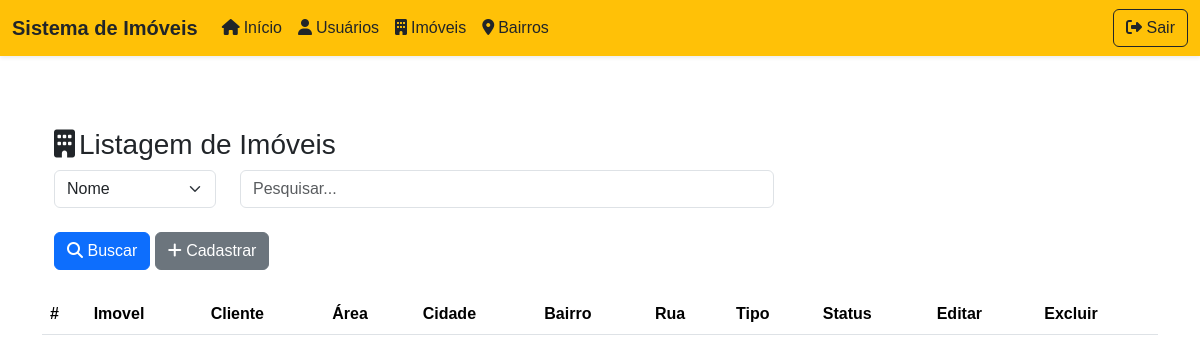
The page /admin/imovel/ImovelList.php on the database as committed earlier.
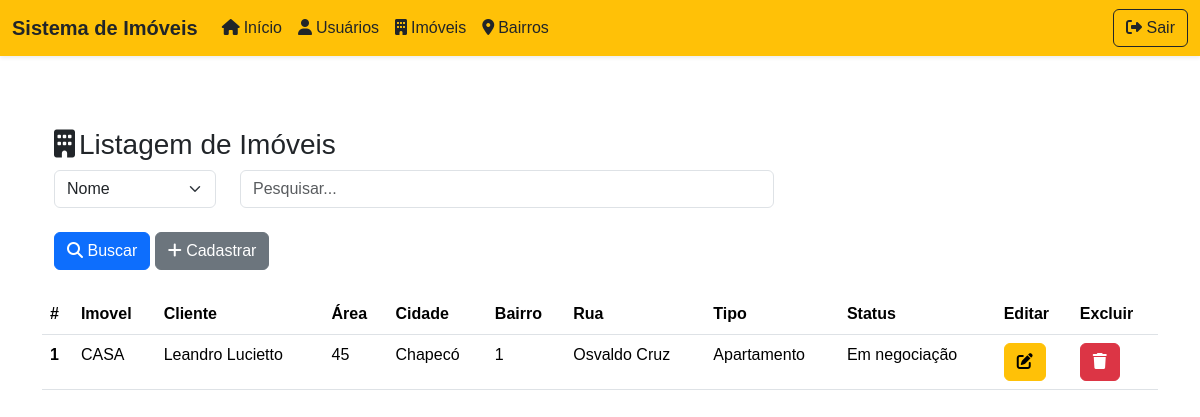
The same page on the database as committed later.
### tables this page shows
CREATE TABLE IF NOT EXISTS `imovel` (
  `id` int NOT NULL AUTO_INCREMENT,
  `nome` varchar(100) DEFAULT NULL,
  `cliente` varchar(150) DEFAULT NULL,
  `descricao` varchar(200) DEFAULT NULL,
  `valor` int DEFAULT NULL,
  `area` int DEFAULT NULL,
  `cidade` varchar(50) DEFAULT NULL,
  `estado` varchar(50) DEFAULT NULL,
  `idBairro` int DEFAULT NULL,
  `rua` varchar(100) DEFAULT NULL,
  `cep` varchar(20) DEFAULT NULL,
  `quartos` int DEFAULT NULL,
  `banheiros` int DEFAULT NULL,
  `vagas` int DEFAULT NULL,
  `tipo` varchar(50) DEFAULT NULL,
  `status` varchar(50) DEFAULT NULL,
  `capa` varchar(50) DEFAULT NULL,
  PRIMARY KEY (`id`)
);

### admin/db.class.php (called while the page is built, shortened)
<?php
class db {
    private $host = "localhost";
    private $user = "root";
    private $password = "";
    private $dbname ="bancoimoveis";
    private $table_name;
    public function __construct($table_name){
        $this->table_name = $table_name;
        return $this->conn();
    }
    function conn(){
        try{
            $conn = new PDO(
                "mysql:host=$this->host;dbname=$this->dbname",
                $this->user,
                $this->password,
                [
                    PDO::ATTR_ERRMODE,
                    PDO::ERRMODE_EXCEPTION,
                    PDO::MYSQL_ATTR_INIT_COMMAND =>"SET NAMES utf8"
                ]
            );
            return $conn;
        } catch(PDOException $e){
            echo "Erro: ". $e->getMessage();
        }
    }
    public function all(){
        $conn = $this->conn();
        $sql = "SELECT * FROM $this->table_name";
        $st = $conn->prepare( $sql);
        $st->execute();
        return $st->fetchAll(PDO::FETCH_CLASS);
    }
}

### admin/imovel/ImovelList.php (the view, shortened to what this page needs)
<?php
    include "../db.class.php";
    include_once "../../header.php";
    $db = new db('imovel');
    if (!empty($_POST)) {
        $dados = $db->search($_POST);
    } else {
        $dados = $db->all();
    }
?>
    <main>
    <div class="container mt-5">
        <div class="row">
            <h3><i class="fas fa-building me-1"></i>Listagem de Imóveis</h3>
            <form action="./ImovelList.php" method="post">
                <div class="row">
                    <div class="col-md-2">
                        <select name="tipo" class="form-select">
                            <option value="nome">Nome</option>
                        </select>
                    </div>
                    <div class="col-md-6">
                        <input type="text" name="valor" placeholder="Pesquisar..." class="form-control">
                    </div>
                </div>
                <div class="row">
                    <div class="col mt-4">
                        <button type="submit" class="btn btn-primary"><i class="fa-solid fa-magnifying-glass"></i> Buscar</button>
                        <a href="./ImovelForm.php" class="btn btn-secondary"><i class="fa-solid fa-plus"></i> Cadastrar</a>
                    </div>
                </div>
            </form>
        </div>
        <div class="row mt-4">
            <table class="table table-hover">
                <thead>
                    <tr>
                        <th>#</th>
                        <th>Imovel</th>
                        <th>Cliente</th>
                        <th>Área</th>
                        <th>Cidade</th>
                        <th>Bairro</th>
                        <th>Rua</th>
                        <th>Tipo</th>
                        <th>Status</th>
                        <th>Editar</th>
                        <th>Excluir</th>
                    </tr>
                </thead>
                <tbody>
                    <?php
                        foreach ($dados as $item) {
                            echo "
                            <tr>
                                <th scope='row'>{$item->id}</th>
                                <td>{$item->nome}</td>
                                <td>{$item->cliente}</td>
                                <td>{$item->area}</td>
                                <td>{$item->cidade}</td>
                                <td>{$item->idBairro}</td>
                                <td>{$item->rua}</td>
                                <td>{$item->tipo}</td>
                                <td>{$item->status}</td>
                                <td><a class='btn btn-warning' title='Editar' href='./ImovelForm.php?id={$item->id}'><i class='fa-solid fa-pen-to-square'></i></a></td>
                                <td>
                                    <a class='btn btn-danger' title='Excluir'
                                        onclick='return confirm(\"Deseja excluir este treino?\")'
                                        href='./ImovelList.php?id={$item->id}'><i class='fa-solid fa-trash'></i></a>
                                </td>
                            </tr>
                            ";
                        }
                    ?>
                </tbody>
            </table>
        </div>
    </div>
    </main>
</body>
</html>

### header.php (shortened to what this page needs)
<?php
$base = "/sitecorretor/site/";
?>
<!DOCTYPE html>
<html lang="pt">
<head>
  <link href="https://cdn.jsdelivr.net/npm/bootstrap@5.3.6/dist/css/bootstrap.min.css" rel="stylesheet">
  <link rel="stylesheet" href="https://cdnjs.cloudflare.com/ajax/libs/font-awesome/6.7.2/css/all.min.css" />
  <link rel="stylesheet" href="<?= $base ?>config/style.css">
</head>
<body>
<nav class="navbar navbar-expand-lg navbar-dark bg-warning shadow-sm">
  <div class="container-fluid">
    <a class="navbar-brand fw-bold text-dark"><i></i>Sistema de Imóveis</a>
    <div class="collapse navbar-collapse" id="navbarNav">
      <ul class="navbar-nav me-auto mb-2 mb-lg-0">
        <li class="nav-item">
          <a class="nav-link text-dark" href="../index.php"><i class="fas fa-home me-1"></i>Início</a>
        </li>
        <li class="nav-item">
          <a class="nav-link text-dark" href="../usuario/UsuarioList.php"><i class="fas fa-user me-1"></i>Usuários</a>
        </li>
        <li class="nav-item">
          <a class="nav-link text-dark" href="../imovel/ImovelList.php"><i class="fas fa-building me-1"></i>Imóveis</a>
        </li>
        <li class="nav-item">
          <a class="nav-link text-dark" href="../bairro/BairroList.php"><i class="fas fa-map-marker-alt me-1"></i>Bairros</a>
        </li>
      </ul>
      <a href="../index.php?logout=true" class="btn btn-outline-dark"><i class="fas fa-sign-out-alt"></i> Sair</a>
    </div>
  </div>
</nav>
<main class="container my-4">

### config/style.css (style rules this page uses)
body { font-family: Arial, sans-serif; }
html, body { height: 100%; margin: 0; display: flex; flex-direction: column; }
main { flex: 1; }
body { margin: 0; }

Rows that differ between the two databases and show on the page:
added imovel: id "1", nome "CASA", cliente "Leandro Lucietto", area "45", cidade "Chapecó", idBairro "1", rua "Osvaldo Cruz", tipo "Apartamento", status "Em negociação"
